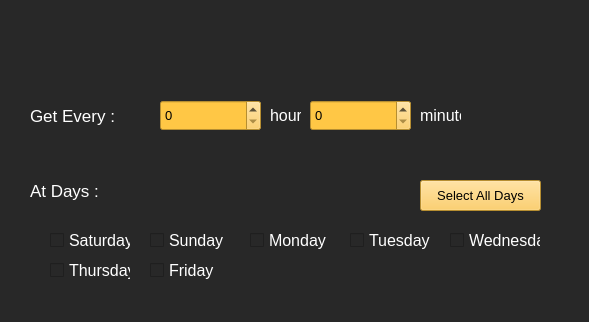
<?xml version="1.0" encoding="UTF-8"?>
<ui version="4.0">
 <class>Form</class>
 <widget class="QWidget" name="Form">
  <property name="geometry">
   <rect>
    <x>0</x>
    <y>0</y>
    <width>589</width>
    <height>322</height>
   </rect>
  </property>
  <property name="font">
   <font>
    <pointsize>12</pointsize>
   </font>
  </property>
  <property name="windowTitle">
   <string>Form</string>
  </property>
  <property name="styleSheet">
   <string notr="true">background-color: rgb(40, 40, 40);
color : white;</string>
  </property>
  <widget class="QLabel" name="label">
   <property name="geometry">
    <rect>
     <x>30</x>
     <y>100</y>
     <width>121</width>
     <height>31</height>
    </rect>
   </property>
   <property name="font">
    <font>
     <pointsize>13</pointsize>
    </font>
   </property>
   <property name="text">
    <string>Get Every :</string>
   </property>
  </widget>
  <widget class="QSpinBox" name="hour">
   <property name="geometry">
    <rect>
     <x>160</x>
     <y>100</y>
     <width>101</width>
     <height>31</height>
    </rect>
   </property>
   <property name="font">
    <font>
     <pointsize>10</pointsize>
    </font>
   </property>
   <property name="styleSheet">
    <string notr="true">background-color: rgb(255, 199, 69);
color : rgb(0, 0, 0);</string>
   </property>
  </widget>
  <widget class="QLabel" name="label_2">
   <property name="geometry">
    <rect>
     <x>270</x>
     <y>100</y>
     <width>31</width>
     <height>31</height>
    </rect>
   </property>
   <property name="text">
    <string>hour</string>
   </property>
  </widget>
  <widget class="QSpinBox" name="minute">
   <property name="geometry">
    <rect>
     <x>310</x>
     <y>100</y>
     <width>101</width>
     <height>31</height>
    </rect>
   </property>
   <property name="font">
    <font>
     <pointsize>10</pointsize>
    </font>
   </property>
   <property name="styleSheet">
    <string notr="true">background-color: rgb(255, 199, 69);
color : rgb(0, 0, 0);</string>
   </property>
   <property name="maximum">
    <number>60</number>
   </property>
  </widget>
  <widget class="QLabel" name="label_3">
   <property name="geometry">
    <rect>
     <x>420</x>
     <y>105</y>
     <width>41</width>
     <height>21</height>
    </rect>
   </property>
   <property name="text">
    <string>minute</string>
   </property>
  </widget>
  <widget class="QLabel" name="label_4">
   <property name="geometry">
    <rect>
     <x>30</x>
     <y>180</y>
     <width>121</width>
     <height>21</height>
    </rect>
   </property>
   <property name="font">
    <font>
     <pointsize>13</pointsize>
    </font>
   </property>
   <property name="text">
    <string>At Days :</string>
   </property>
  </widget>
  <widget class="QCheckBox" name="sat">
   <property name="geometry">
    <rect>
     <x>50</x>
     <y>230</y>
     <width>81</width>
     <height>20</height>
    </rect>
   </property>
   <property name="text">
    <string>Saturday</string>
   </property>
   <property name="checked">
    <bool>false</bool>
   </property>
  </widget>
  <widget class="QCheckBox" name="sun">
   <property name="geometry">
    <rect>
     <x>150</x>
     <y>230</y>
     <width>81</width>
     <height>20</height>
    </rect>
   </property>
   <property name="text">
    <string>Sunday</string>
   </property>
  </widget>
  <widget class="QCheckBox" name="mon">
   <property name="geometry">
    <rect>
     <x>250</x>
     <y>230</y>
     <width>81</width>
     <height>20</height>
    </rect>
   </property>
   <property name="text">
    <string>Monday</string>
   </property>
  </widget>
  <widget class="QCheckBox" name="tue">
   <property name="geometry">
    <rect>
     <x>350</x>
     <y>230</y>
     <width>81</width>
     <height>20</height>
    </rect>
   </property>
   <property name="text">
    <string>Tuesday</string>
   </property>
  </widget>
  <widget class="QCheckBox" name="wed">
   <property name="geometry">
    <rect>
     <x>450</x>
     <y>230</y>
     <width>91</width>
     <height>20</height>
    </rect>
   </property>
   <property name="text">
    <string>Wednesday</string>
   </property>
  </widget>
  <widget class="QCheckBox" name="thu">
   <property name="geometry">
    <rect>
     <x>50</x>
     <y>260</y>
     <width>81</width>
     <height>20</height>
    </rect>
   </property>
   <property name="text">
    <string>Thursday</string>
   </property>
  </widget>
  <widget class="QCheckBox" name="fri">
   <property name="geometry">
    <rect>
     <x>150</x>
     <y>260</y>
     <width>81</width>
     <height>20</height>
    </rect>
   </property>
   <property name="text">
    <string>Friday</string>
   </property>
  </widget>
  <widget class="QPushButton" name="select_all">
   <property name="geometry">
    <rect>
     <x>420</x>
     <y>180</y>
     <width>121</width>
     <height>31</height>
    </rect>
   </property>
   <property name="font">
    <font>
     <pointsize>10</pointsize>
    </font>
   </property>
   <property name="styleSheet">
    <string notr="true">background-color: rgb(255, 199, 69);
color : rgb(0, 0, 0);</string>
   </property>
   <property name="text">
    <string>Select All Days</string>
   </property>
  </widget>
 </widget>
 <resources/>
 <connections/>
</ui>
